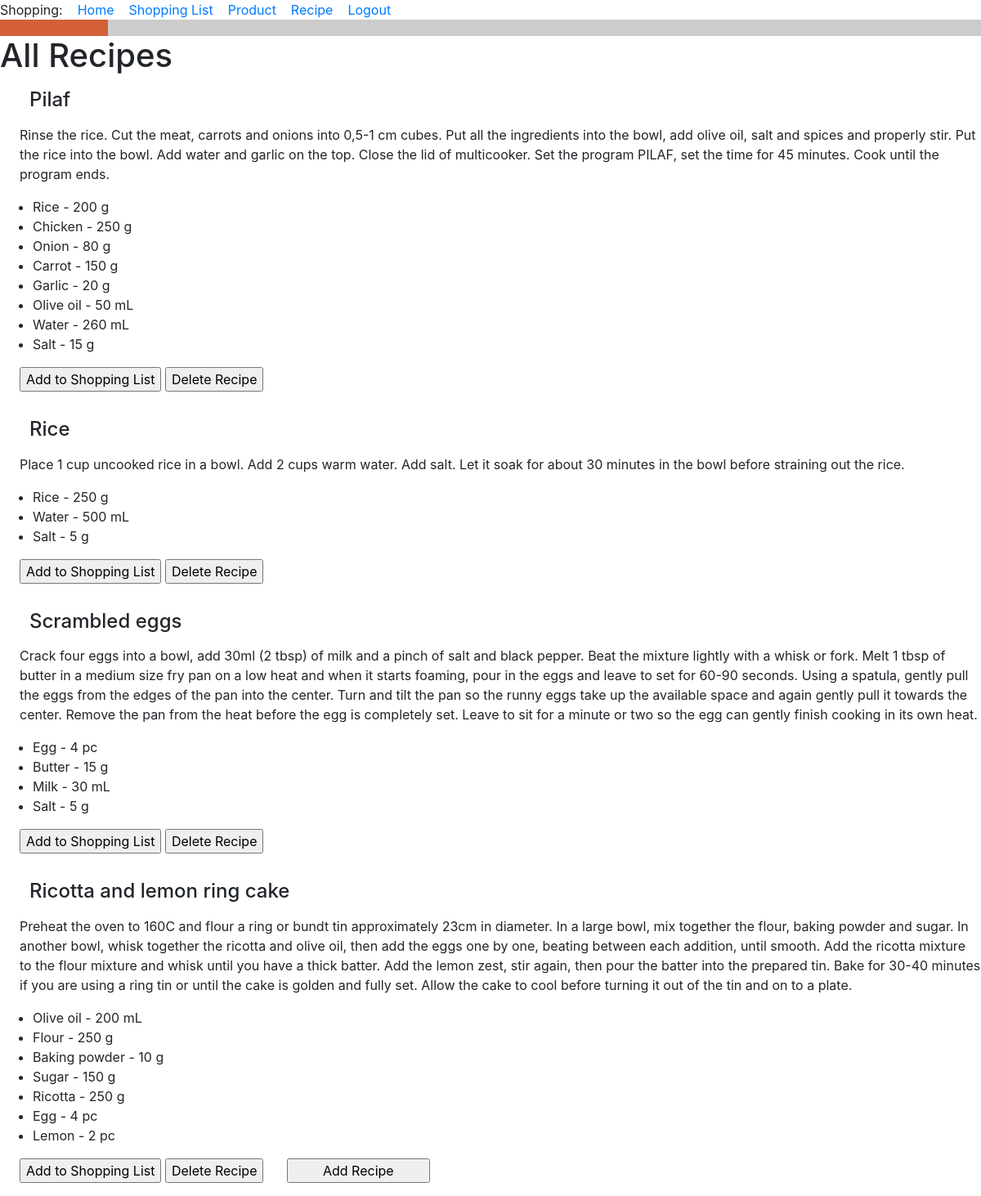
/all_recipes (signed in), run on an earlier commit of the app's database.
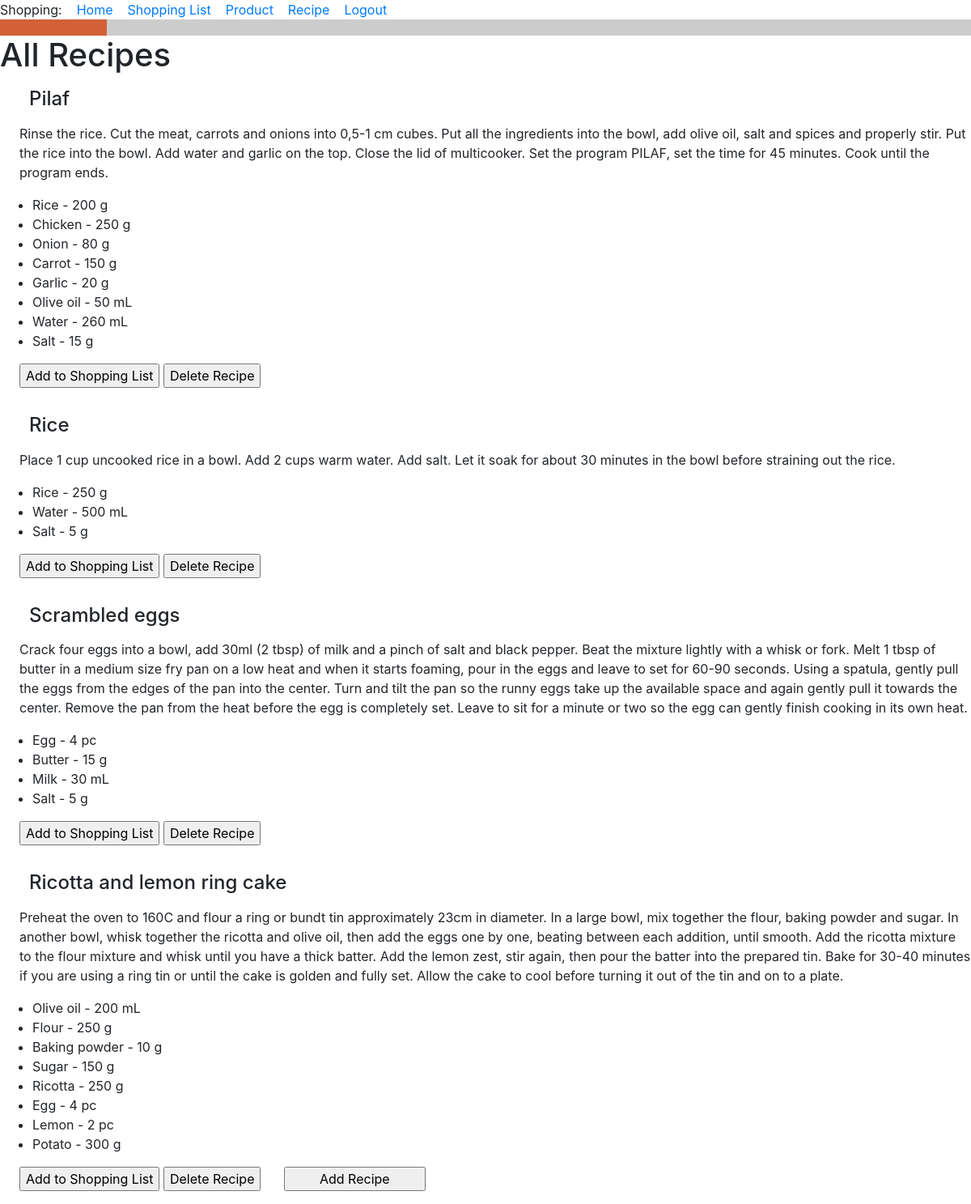
And on a later commit of the database.
### food_app/models.py (models this page shows, shortened)
class Recipe(db.Model):
    id = db.Column(db.Integer, primary_key=True)
    title = db.Column(db.String(256), index=True, unique=True, nullable=False)
    owner = db.Column(db.ForeignKey('user.id'))
    ingredients = db.relationship('Ingredient', backref='recipe', lazy='dynamic')
    description = db.Column(db.Text)
    def __str__(self):
        return f'{self.title}'.capitalize()

class Ingredient(db.Model):
    id = db.Column(db.Integer, primary_key=True)
    recipe_id = db.Column(db.ForeignKey('recipe.id'))
    product_id = db.Column(db.ForeignKey('product.id'))
    product = db.relationship('Product')
    quantity = db.Column(db.Integer)
    unit_of_measure = db.Column(db.String(120))
    def __str__(self):
        return f'{self.product} - {self.quantity} {self.unit_of_measure}'

class Product(db.Model):
    id = db.Column(db.Integer, primary_key=True)
    title = db.Column(db.String(256), index=True, unique=True, nullable=False)
    type_of_product = db.Column(db.String(120))
    unit_of_measure = db.Column(db.String(120))
    def __str__(self):
        return f'{self.title}'.capitalize()  # Big first letter only.

### food_app/routes.py (the view)
@app.route('/all_recipes', methods=['GET', 'POST'])
@login_required
def all_recipes():
    recipes = Recipe.query.all()
    return render_template(
        'all_recipes.html',
        title='All Recipes',
        recipes=recipes,
    )

### food_app/models.py (called while the page is built)
@login.user_loader
def load_user(id):
    return User.query.get(int(id))

### food_app/templates/all_recipes.html (shortened to what this page needs)
{% extends "base.html" %}
{% block content %}
<h1>All Recipes</h1>
    {% for recipe in recipes %}
    <h4><div><p><p style="margin-left:1.5em">{{ recipe }} </p></div></h4>
    <div><p><p style="margin-left:1.5em">{{ recipe.description }}</p></div>
    <div><ul>  {% for ingredient in recipe.ingredients %}
        <li>{{ ingredient }}</li>
        {% endfor %}
    </ul>
    </div>
<head>
</head>
<form action="{{ url_for('add_portions', recipe_id=recipe.id) }}">
    <p style="margin-left:1.5em"><input class="button" type="submit" value="Add to Shopping List"></p>
</form>
<form action="{{ url_for('delete_recipe', recipe_id=recipe.id) }}">
    <input class="button" type="submit" value="Delete Recipe">
</form>
{% endfor %}
<form>
<p style="margin-left:1.5em"><input type="button" value="        Add Recipe        " onClick='location.href="add_recipe"'>
</form>
{% endblock %}

What changed in the data, as far as the page shows it:
added Ingredient: quantity+unit_of_measure "Potato - 300 g", shown under Recipe "Ricotta and lemon ring cake"
